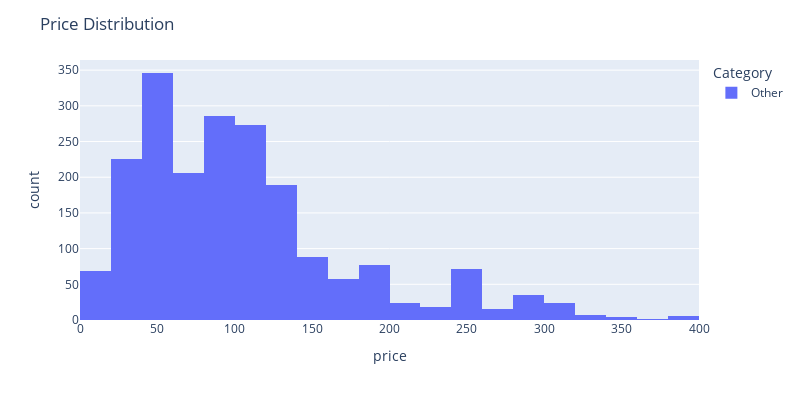

The cell this chart's notebook holds for it:
### Code cell
# Membuat plot histogram untuk melihat distribusi variabel numerik
fig = px.histogram(df, x='price', nbins=25, color='Category')
fig.update_layout(title='Price Distribution', width=800, height=400)
fig.show()

### Figure 1 — Plotly figure (JSON) as saved in the notebook; plotly's stock layout.template omitted (floating-point values rounded to 4 significant figures; data arrays with more than 128 entries replaced by an {"elided": "..."} marker saying what was removed)
{"data": [{"alignmentgroup": "True", "bingroup": "x", "hovertemplate": "Category=Other<br>price=%{x}<br>count=%{y}<extra></extra>", "legendgroup": "Other", "marker": {"color": "#636efa", "pattern": {"shape": ""}}, "name": "Other", "nbinsx": 25, "offsetgroup": "Other", "orientation": "v", "showlegend": true, "type": "histogram", "x": {"elided": "2022 float values"}, "xaxis": "x", "yaxis": "y"}], "layout": {"barmode": "relative", "height": 400, "legend": {"title": {"text": "Category"}, "tracegroupgap": 0}, "margin": {"t": 60}, "title": {"text": "Price Distribution"}, "width": 800, "xaxis": {"anchor": "y", "domain": [0, 1], "title": {"text": "price"}}, "yaxis": {"anchor": "x", "domain": [0, 1], "title": {"text": "count"}}}}
